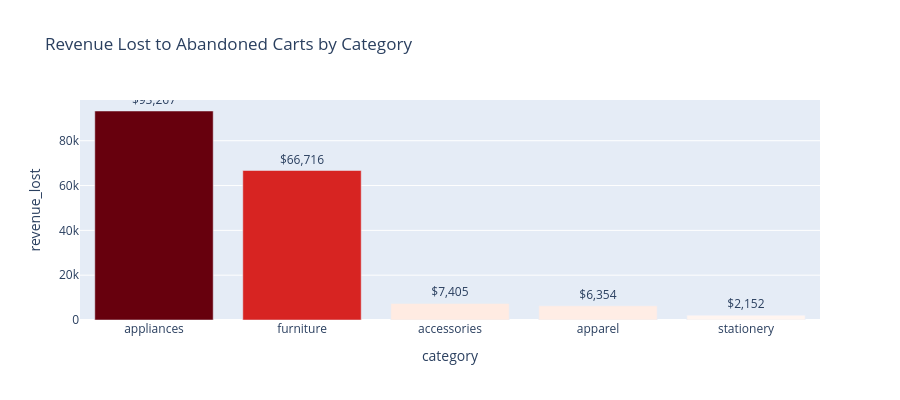

Here is the notebook cell this chart was saved with:
### Code cell
# total lost revenue
rev = duckdb.query("""
    WITH
    carted    AS (SELECT DISTINCT user_session FROM df WHERE event_type='cart'),
    purchased AS (SELECT DISTINCT user_session FROM df WHERE event_type='purchase'),
    abandoned AS (
        SELECT df.user_session, df.price, df.category
        FROM df
        JOIN carted c ON df.user_session = c.user_session
        WHERE df.event_type = 'cart'
          AND df.user_session NOT IN (SELECT user_session FROM purchased)
    )
    SELECT
        COUNT(DISTINCT user_session)     AS abandoned_carts,
        ROUND(SUM(price), 2)            AS total_lost,
        ROUND(SUM(price)*0.10, 2)       AS recovery_10pct,
        ROUND(AVG(price), 2)            AS avg_cart_value
    FROM abandoned
""").df().iloc[0]

print("=" * 50)
print("    ABANDONED CART REVENUE SUMMARY")
print("=" * 50)
print(f"  Abandoned sessions : {int(rev.abandoned_carts):,}")
print(f"  Total revenue lost : ${float(rev.total_lost):,.2f}")
print(f"  Average cart value : ${float(rev.avg_cart_value):,.2f}")
print(f"  10% recovery =     : ${float(rev.recovery_10pct):,.2f}")
print("=" * 50)

# abandoned revenue broken down by category
cat_rev = duckdb.query("""
    WITH
    carted    AS (SELECT DISTINCT user_session FROM df WHERE event_type='cart'),
    purchased AS (SELECT DISTINCT user_session FROM df WHERE event_type='purchase'),
    abandoned AS (
        SELECT df.category, df.price
        FROM df
        JOIN carted c ON df.user_session = c.user_session
        WHERE df.event_type = 'cart'
          AND df.user_session NOT IN (SELECT user_session FROM purchased)
    )
    SELECT category,
           COUNT(*)            AS abandoned_count,
           ROUND(SUM(price),2) AS revenue_lost
    FROM abandoned
    WHERE category != 'unknown'
    GROUP BY category
    ORDER BY revenue_lost DESC
""").df()

fig = px.bar(cat_rev, x='category', y='revenue_lost',
             title='Revenue Lost to Abandoned Carts by Category',
             text=cat_rev['revenue_lost'].map(lambda x: f'${x:,.0f}'),
             color='revenue_lost', color_continuous_scale='Reds')
fig.update_traces(textposition='outside')
fig.update_layout(height=400, coloraxis_showscale=False)
fig.show()

### Figure 1 — Plotly figure (JSON) as saved in the notebook; plotly's stock layout.template omitted (floating-point values rounded to 4 significant figures)
{"data": [{"hovertemplate": "category=%{x}<br>revenue_lost=%{marker.color}<br>text=%{text}<extra></extra>", "legendgroup": "", "marker": {"color": [93270.0, 66720.0, 7405.0, 6354.0, 2152.0], "coloraxis": "coloraxis", "pattern": {"shape": ""}}, "name": "", "orientation": "v", "showlegend": false, "text": ["$93,267", "$66,716", "$7,405", "$6,354", "$2,152"], "textposition": "outside", "type": "bar", "x": ["appliances", "furniture", "accessories", "apparel", "stationery"], "xaxis": "x", "y": [93270.0, 66720.0, 7405.0, 6354.0, 2152.0], "yaxis": "y"}], "layout": {"barmode": "relative", "coloraxis": {"colorbar": {"title": {"text": "revenue_lost"}}, "colorscale": [[0, "rgb(255,245,240)"], [0.125, "rgb(254,224,210)"], [0.25, "rgb(252,187,161)"], [0.375, "rgb(252,146,114)"], [0.5, "rgb(251,106,74)"], [0.625, "rgb(239,59,44)"], [0.75, "rgb(203,24,29)"], [0.875, "rgb(165,15,21)"], [1, "rgb(103,0,13)"]], "showscale": false}, "height": 400, "legend": {"tracegroupgap": 0}, "title": {"text": "Revenue Lost to Abandoned Carts by Category"}, "xaxis": {"anchor": "y", "domain": [0, 1], "title": {"text": "category"}}, "yaxis": {"anchor": "x", "domain": [0, 1], "title": {"text": "revenue_lost"}}}}
